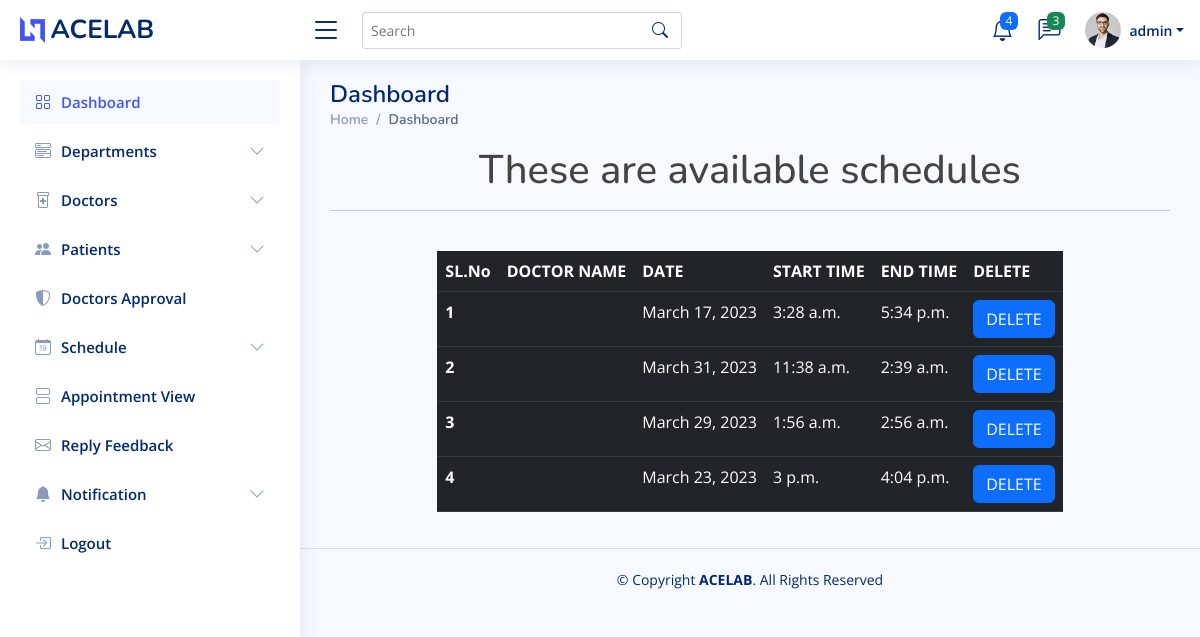
/view_schedule (signed in), run on an earlier commit of the app's database.
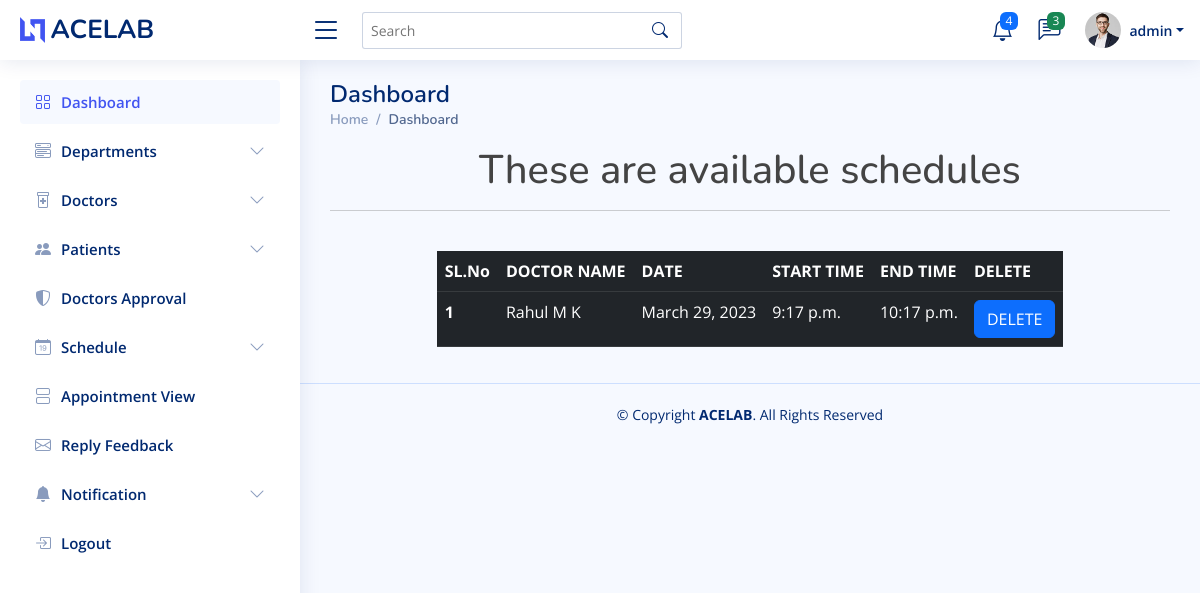
And on a later commit of the database.
### home/models.py (models this page shows, shortened)
class DocSchedule(models.Model):
    Doc_name = models.ForeignKey(doctor, on_delete=models.DO_NOTHING)
    Date = models.DateField()
    Start_time = models.TimeField()
    End_time = models.TimeField()

class doctor(models.Model):
    user = models.OneToOneField(Login, on_delete=models.CASCADE, primary_key=True, related_name='Doctor')
    name = models.CharField(max_length=100)
    department = models.ForeignKey(department, on_delete=models.DO_NOTHING)
    email = models.EmailField()
    Image = models.ImageField(upload_to='images/')
    status = models.IntegerField(default=0)
    def __str__(self):
        return self.name

### home/adminview.py (the view)
# urls.py: path('view_schedule', adminview.view_schedule, name='view_schedule'),
@login_required(login_url='login_view')
def view_schedule(request):
    data = DocSchedule.objects.all()
    return render(request, 'admin1/viewschedule.html', {'data': data})

### templates/admin1/viewschedule.html (shortened to what this page needs)
{% extends 'admin1/admindashboard.html' %}
{%load crispy_forms_tags %}
{% block content %}
<h1 class="text-center">These are available schedules</h1><hr><br>
<div class="row justify-content-center">
    <div class="col-auto">
        <table class="table table-dark table-responsive">
          <thead>
            <tr>
              <th scope="col">SL.No</th>
              <th scope="col">DOCTOR NAME</th>
              <th scope="col">DATE</th>
              <th scope="col">START TIME</th>
              <th scope="col">END TIME</th>
              <th scope="col">DELETE</th>
            </tr>
          </thead>
          <tbody>
          {%  for i in data %}
            <tr>
              <th scope="row">{{forloop.counter}}</th>
              <td>{{i.Doc_name}}</td>
              <td>{{i.Date}}</td>
              <td>{{i.Start_time}}</td>
              <td>{{i.End_time}}</td>
              <td><a href="{% url 'delete_schedule' i.id %}"> <button type="button" class="btn btn-primary">DELETE</button></a></td>
            </tr>
          {% endfor %}
          </tbody>
        </table>
    </div>
</div>
{% endblock %}

What changed in the data, as far as the page shows it:
removed DocSchedule: Date "March 31, 2023", Start_time "11:38 a.m.", End_time "2:39 a.m."
removed DocSchedule: Date "March 29, 2023", Start_time "1:56 a.m.", End_time "2:56 a.m."
removed DocSchedule: Date "March 23, 2023", Start_time "3 p.m.", End_time "4:04 p.m."
changed DocSchedule: Doc_name (not shown) → "Rahul M K"; Date "March 17, 2023" → "March 29, 2023"; Start_time "3:28 a.m." → "9:17 p.m."; End_time "5:34 p.m." → "10:17 p.m."
